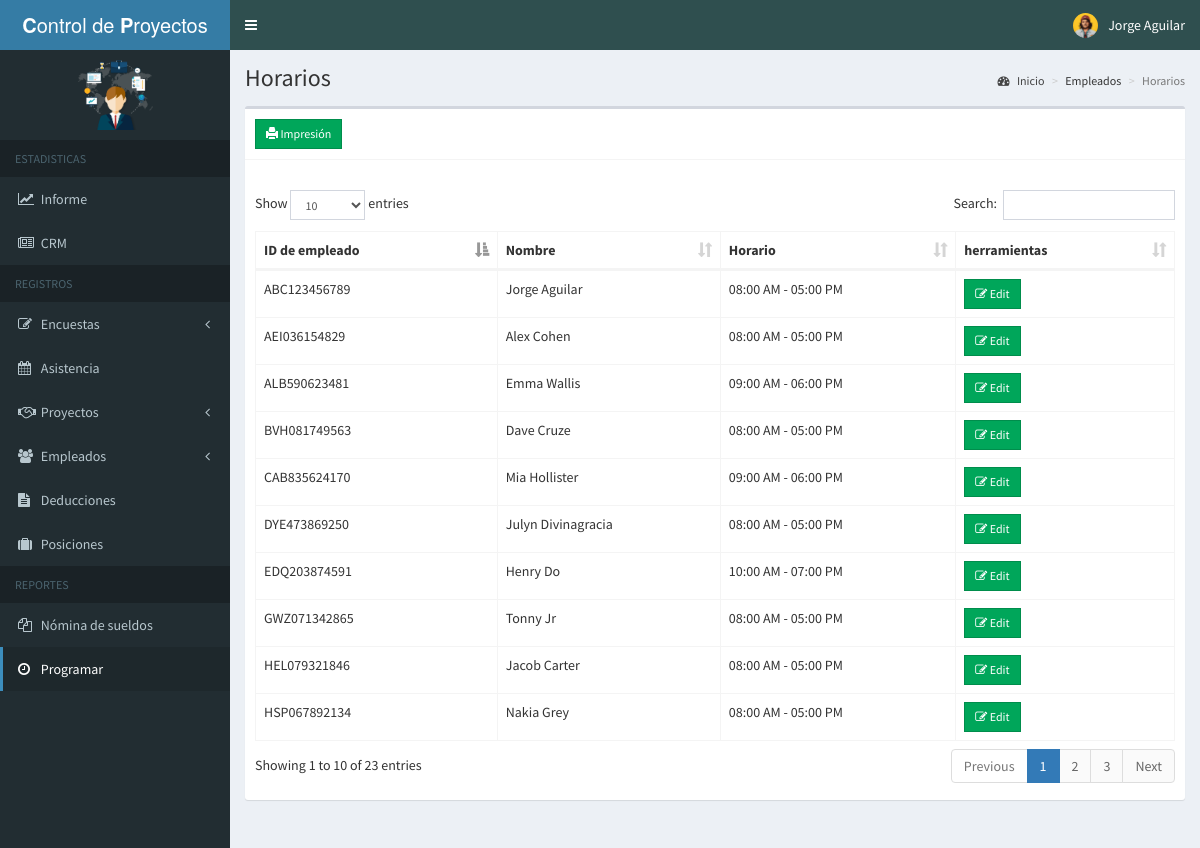
The page /sistema/admin/schedule_employee.php (signed in) on the database its author committed.
### tables this page shows
CREATE TABLE IF NOT EXISTS `employees` (
  `id` int(11) NOT NULL AUTO_INCREMENT,
  `employee_id` varchar(15) NOT NULL,
  `firstname` varchar(50) NOT NULL,
  `lastname` varchar(50) NOT NULL,
  `address` text NOT NULL,
  `birthdate` date NOT NULL,
  `contact_info` varchar(100) NOT NULL,
  `gender` varchar(10) NOT NULL,
  `position_id` int(11) NOT NULL,
  `schedule_id` int(11) NOT NULL,
  `photo` varchar(200) NOT NULL,
  `created_on` date NOT NULL,
  PRIMARY KEY (`id`)
);

CREATE TABLE IF NOT EXISTS `schedules` (
  `id` int(11) NOT NULL AUTO_INCREMENT,
  `time_in` time NOT NULL,
  `time_out` time NOT NULL,
  PRIMARY KEY (`id`)
);

### sistema/admin/includes/session.php (called while the page is built, shortened)
<?php
	include 'includes/conn.php';
	$sql = "SELECT * FROM admin WHERE id = '".$_SESSION['admin']."'";
	$query = $conn->query($sql);
	$user = $query->fetch_assoc();
?>

### sistema/admin/schedule_employee.php (the view, shortened to what this page needs)
<?php include 'includes/session.php'; ?>
<?php include 'includes/header.php'; ?>
<body class="hold-transition skin-blue sidebar-mini">
<div class="wrapper">
  <?php include 'includes/navbar.php'; ?>
  <?php include 'includes/menubar.php'; ?>
  <div class="content-wrapper">
    <section class="content-header">
      <h1>
        Horarios
      </h1>
      <ol class="breadcrumb">
        <li><a href="#"><i class="fa fa-dashboard"></i> Inicio</a></li>
        <li>Empleados</li>
        <li class="active">Horarios</li>
      </ol>
    </section>
    <section class="content">
      <div class="row">
        <div class="col-xs-12">
          <div class="box">
            <div class="box-header with-border">
              <a href="schedule_print.php" class="btn btn-success btn-sm btn-flat"><span class="glyphicon glyphicon-print"></span> Impresión</a>
            </div>
            <div class="box-body">
              <table id="example1" class="table table-bordered">
                <thead>
         <th> ID de empleado </th>
                   <th> Nombre </th>
                   <th> Horario </th>
                   <th> herramientas </th>
                </thead>
                <tbody>
                  <?php
                    $sql = "SELECT *, employees.id AS empid FROM employees LEFT JOIN schedules ON schedules.id=employees.schedule_id";
                    $query = $conn->query($sql);
                    while($row = $query->fetch_assoc()){
                      echo "
                        <tr>
                          <td>".$row['employee_id']."</td>
                          <td>".$row['firstname'].' '.$row['lastname']."</td>
                          <td>".date('h:i A', strtotime($row['time_in'])).' - '.date('h:i A', strtotime($row['time_out']))."</td>
                          <td>
                            <button class='btn btn-success btn-sm edit btn-flat' data-id='".$row['empid']."'><i class='fa fa-edit'></i> Edit</button>
                          </td>
                        </tr>
                      ";
                    }
                  ?>
                </tbody>
              </table>
            </div>
          </div>
        </div>
      </div>
    </section>
  </div>
</div>
</body>
</html>

### sistema/admin/includes/navbar.php (shortened to what this page needs)
<header class="main-header">
    <a href="home.php" class="logo">
      <span class="logo-lg"><b>C</b>ontrol de <b>P</b>royectos</span>
    </a>
    <nav class="navbar navbar-static-top">
      <a href="#" class="sidebar-toggle" data-toggle="push-menu" role="button">
      </a>
      <div class="navbar-custom-menu">
        <ul class="nav navbar-nav">
          <li class="dropdown user user-menu">
            <a href="#" class="dropdown-toggle" data-toggle="dropdown">
              <img src="<?php echo (!empty($user['photo'])) ? '../images/'.$user['photo'] : '../images/profile.jpg'; ?>" class="user-image" alt="User Image">
              <span class="hidden-xs"><?php echo $user['firstname'].' '.$user['lastname']; ?></span>
            </a>
          </li>
        </ul>
      </div>
    </nav>
  </header>

### rows shown on the page
employees: employee "ABC123456789", firstname "Jorge", lastname "Aguilar", schedule.time_in "08:00 AM", schedule.time_out "05:00 PM"
employees: employee "DYE473869250", firstname "Julyn", lastname "Divinagracia", schedule.time_in "08:00 AM", schedule.time_out "05:00 PM"
employees: employee "EDQ203874591", firstname "Henry", lastname "Do", schedule.time_in "10:00 AM", schedule.time_out "07:00 PM"
employees: employee "GWZ071342865", firstname "Tonny", lastname "Jr", schedule.time_in "08:00 AM", schedule.time_out "05:00 PM"
employees: employee "HEL079321846", firstname "Jacob", lastname "Carter", schedule.time_in "08:00 AM", schedule.time_out "05:00 PM"
employees: employee "ALB590623481", firstname "Emma", lastname "Wallis", schedule.time_in "09:00 AM", schedule.time_out "06:00 PM"
employees: employee "CAB835624170", firstname "Mia", lastname "Hollister", schedule.time_in "09:00 AM", schedule.time_out "06:00 PM"
employees: employee "HSP067892134", firstname "Nakia", lastname "Grey", schedule.time_in "08:00 AM", schedule.time_out "05:00 PM"
employees: employee "BVH081749563", firstname "Dave", lastname "Cruze", schedule.time_in "08:00 AM", schedule.time_out "05:00 PM"
employees: employee "AEI036154829", firstname "Alex", lastname "Cohen", schedule.time_in "08:00 AM", schedule.time_out "05:00 PM"

### other values the page prints
$user['firstname'] "Jorge"
$user['lastname'] "Aguilar"
